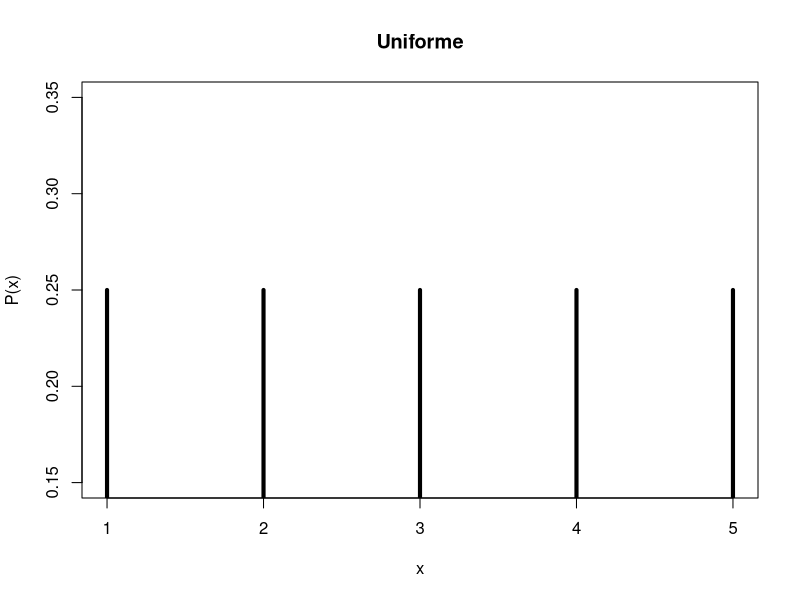
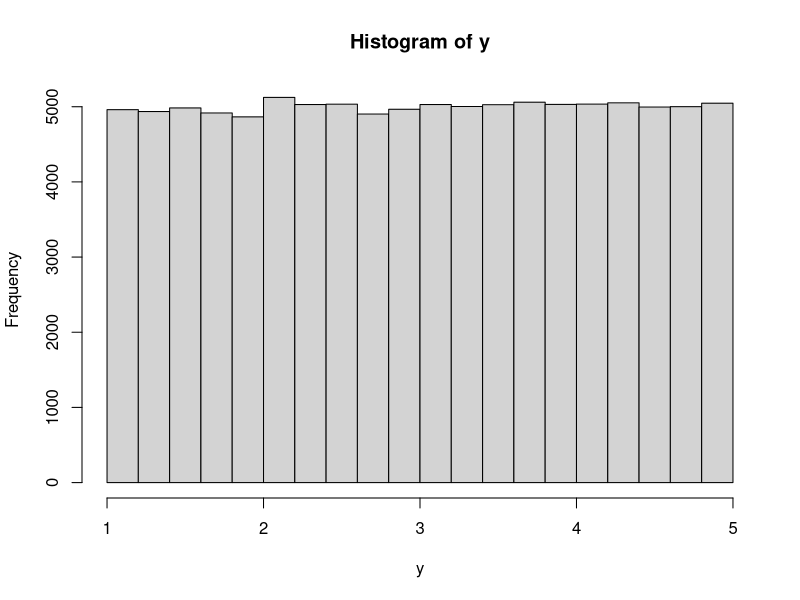
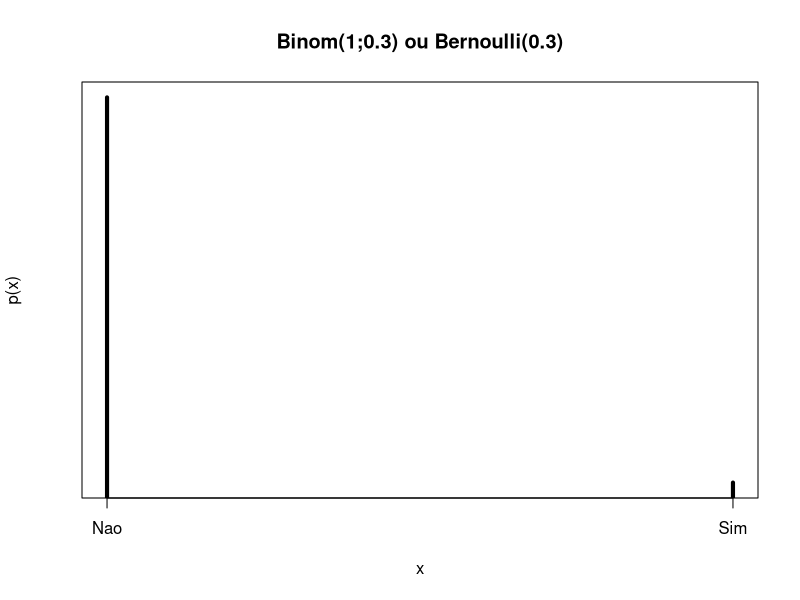
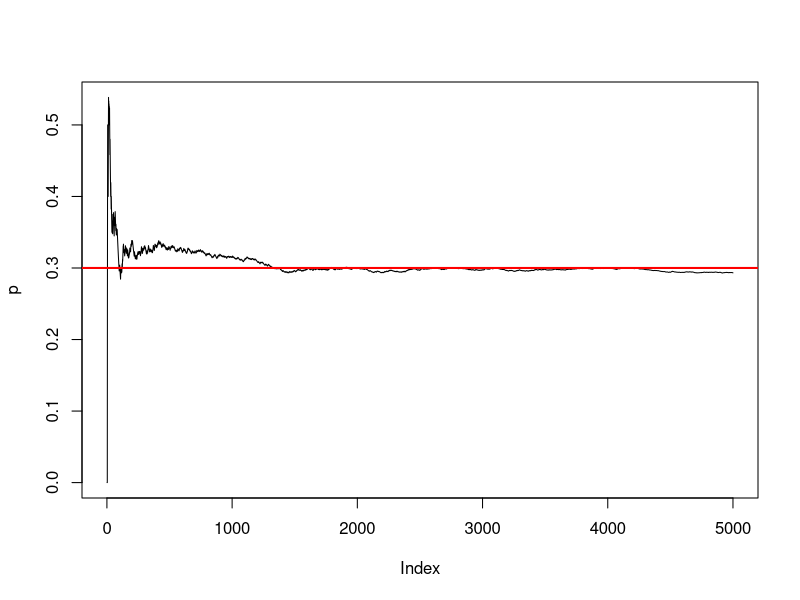
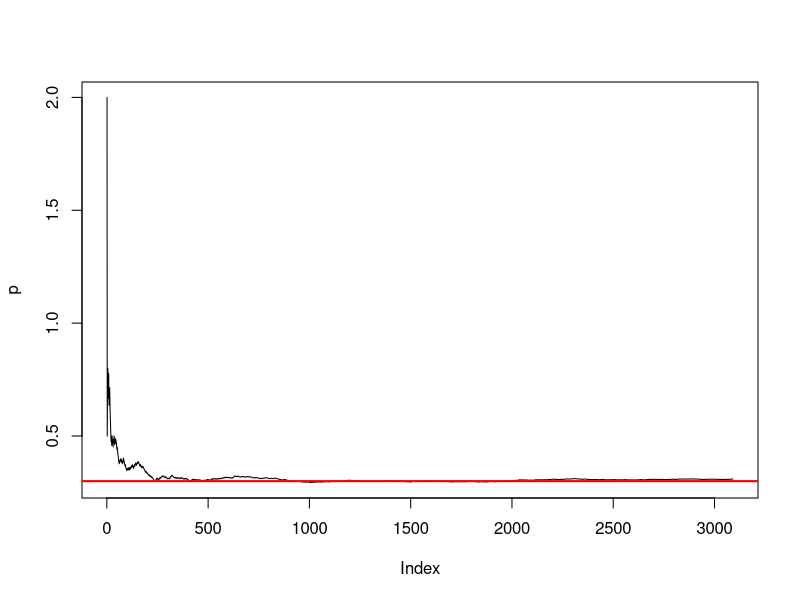
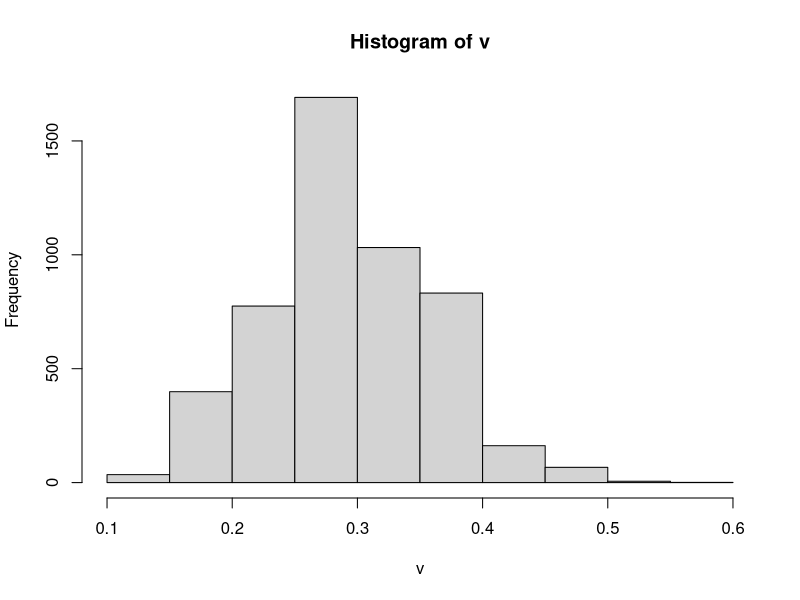
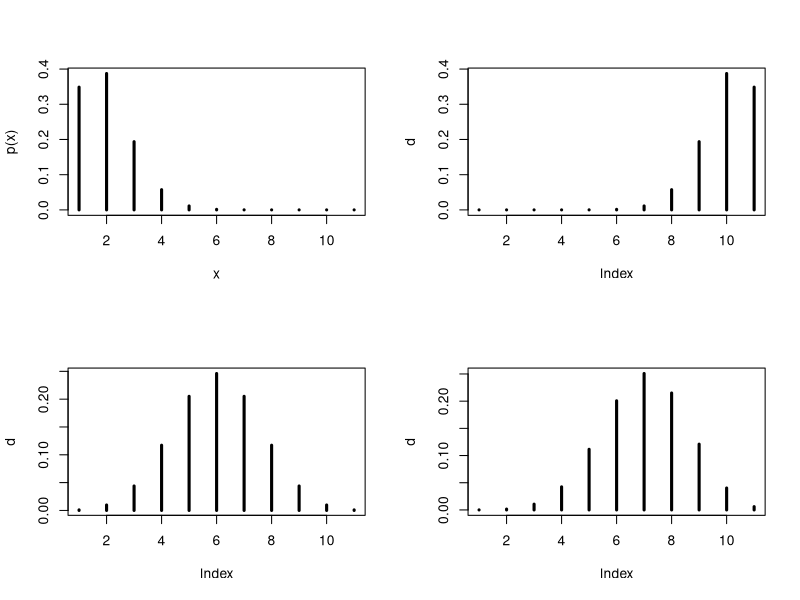
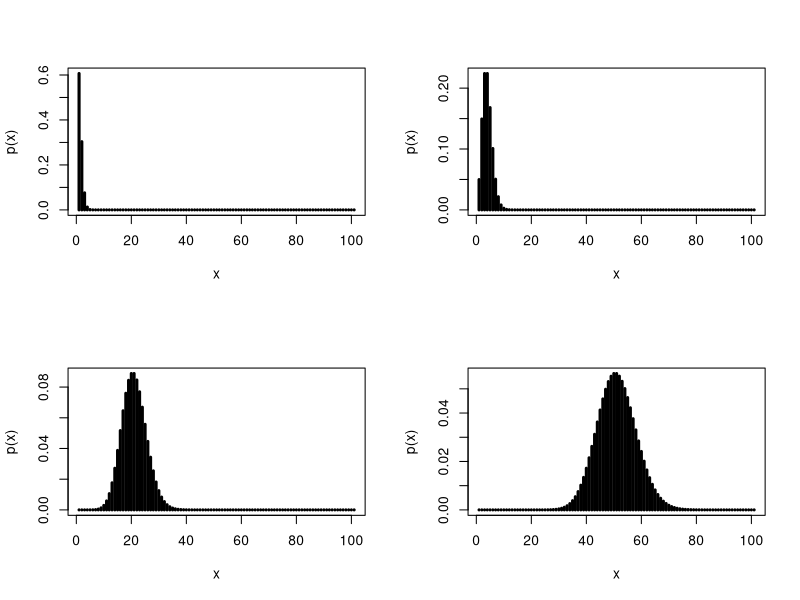

The R script that drew these images, in order:


## DISCRETAS

# Uniforme

rm(list=ls())

x=1:5
d=dunif(x,1,5) # densidades/probabilidades

plot(d, type="h", lwd=4,cex = 1.5,xlab='x',ylab='P(x)', main='Uniforme')

Fx=punif(x,1,5) # probabilidades acumuladas
Fx

y=runif(100000,1,5)
hist(y)



# Bernoulli

?rbinom

x=0:1
d=dbinom(x,size=1,prob=0.3)
d

plot(d,type='h',lwd=4,axes=FALSE,xlab='x',ylab='p(x)',main='Binom(1;0.3) ou Bernoulli(0.3)')
axis(1,1:2,c("Nao", "Sim"))
box()

y=rbinom(3,size=1,prob=0.3)
y


# Aplicação da Bernoulli:
# Verificação da probabilidade frequentista

y=vector()
p=vector()

for(i in 1:5000){
  y[i]<-rbinom(1,size=1,prob=0.3)
  p[i]= sum(y[1:i])/i
}

plot(p,type='l') 
abline(h=0.3,col='red',lwd=2)

# OU

y=vector()
p=vector()
y[1]<-rbinom(1,size=1,prob=0.3)
p[1]=2
i=1
dif=2

while(dif > 10^(-4)){
  i<-i+1
  y[i]<-rbinom(1,size=1,prob=0.3)
  p[i]= sum(y[1:i])/i
  dif=abs(p[i]-p[i-1])
}

?abs

par(mfrow=c(1,1))
plot(p,type='l') 
abline(h=0.3,col='red',lwd=2)

length(p)

?par

# Aplicação:
# Verificação empírica do Teorema do Limite Central 
# Distribuição da proporção amostral

v=vector()

n=50  # observe a distribuição/grafico com n=10, 30 e 50 

for(i in 1:5000){
  v[i]=mean(rbinom(n,size=1,prob=0.3))
}

hist(v) 

# Binomial

x=0:10

par(mfrow=c(2,2))
d=dbinom(x,size=10,prob=0.1)
plot(d,type='h',lwd=3,xlab='x',ylab='p(x)')
d=dbinom(x,size=10,prob=0.9)
plot(d,type='h',lwd=3)
d=dbinom(x,size=10,prob=0.5)
plot(d,type='h',lwd=3)
d=dbinom(x,size=10,prob=0.6)
plot(d,type='h',lwd=3)


?pbinom
d=dbinom(x,size=10,prob=0.1)
d
Fx=pbinom(x,size=10,prob=0.1)
?pbinom
Fx

# Poisson

?rpois

x=0:100

par(mfrow=c(2,2))
d=dpois(x,lambda=0.5)
plot(d,type='h',lwd=3,xlab='x',ylab='p(x)')
d=dpois(x,lambda=3)
plot(d,type='h',lwd=3,xlab='x',ylab='p(x)')
d=dpois(x,lambda=20)
plot(d,type='h',lwd=3,xlab='x',ylab='p(x)')
d=dpois(x,lambda=50)
plot(d,type='h',lwd=3,xlab='x',ylab='p(x)')


## Algumas Distribuições contínuas

# Exponencial

?rexp

par(mfrow=c(2,2))
curve(dexp(x,0.1),type='l',lwd=2,col=1,xlim=c(0,10))
curve(dexp(x,0.7),type='l',lwd=2,col=1,xlim=c(0,10))
curve(dexp(x,7),type='l',lwd=2,col=2)
curve(dexp(x,10),type='l',lwd=2,col=2)

ppois(0, lambda = 2)
ppois(1, lambda = 2)
dpois(0, lambda = 2) + dpois(1, lambda = 2)

?ppois

# gerando amostras

y=rexp(100000,0.1)
mean(y)


# cálculo de probabilidade

pexp(4,0.7)-pexp(2,0.7)

# Ilustração
par(mfrow=c(1,1))
curve(dexp(x,0.7),type='l',lwd=2,col=1,xlim=c(0,10))
abline(h=0,lwd=2)
polygon(x = c(2, seq(2, 4, length.out = 100), 4),
        y = c(0, dexp(seq(2, 4, length.out = 100),0.7), 0),
        col = "red")


# normal


?rnorm

par(mfrow=c(1,1))
curve(dnorm(x,0,1),type='l',lwd=2,col=1,xlim=c(-5,5),ylim=c(0,0.9))
curve(dnorm(x,0,0.5),type='l',lwd=2,col='red',add=T)
curve(dnorm(x,0,2),type='l',lwd=2,col='blue',add=T)
curve(dnorm(x,0,3),type='l',lwd=2,col='green',add=T)


par(mfrow=c(1,1))
curve(dnorm(x,0,1),type='l',lwd=2,col=1,xlim=c(-5,7),ylim=c(0,0.9))
curve(dnorm(x,-2,0.5),type='l',lwd=2,col='red',add=T)
curve(dnorm(x,2,2),type='l',lwd=2,col='blue',add=T)
curve(dnorm(x,0,3),type='l',lwd=2,col='green',add=T)


# cálculo de probabilidade

# normal padrão

pnorm(1.96,mean=0,sd=1)
pnorm(1.96)

pnorm(-1.96) 
1-pnorm(1.96) 
1-pnorm(-1.96) 

pnorm(1.96)-pnorm(-1.96) 

# Ilustração
par(mfrow=c(1,1))
curve(dnorm(x),type='l',lwd=2,col=1,xlim=c(-4,4))
abline(h=0,lwd=2)
polygon(x = c(-1.96, seq(-1.96, 1.96, length.out = 100), 1.96),
        y = c(0, dnorm(seq(-1.96, 1.96, length.out = 100)), 0),
        col = "red")



# cálculo de probabilidade

# com média e variância qualquer


pnorm(8,mean=5,sd=2)
pnorm(8,5,2)

pnorm(6,5,2) 


pnorm(8,5,2)-pnorm(6,5,2) 

# Ilustração
par(mfrow=c(1,1))
curve(dnorm(x,5,2),type='l',lwd=2,col=1,xlim=c(-2,12))
abline(h=0,lwd=2)
polygon(x = c(6, seq(6, 8, length.out = 100), 8),
        y = c(0, dnorm(seq(6, 8, length.out = 100),5,2), 0),
        col = "red")



## Outra verificação empírica do Teorema do Limite Central

## A distribuição da média amostral é
## normal ou aproximadamente normal
## com média igual a média da população
## e variância igual a variância da população
## dividida por n (tamanho da amostra)


# amostras de uma poisson
medias=vector()
par(mfrow=c(2,3))
n=c(3,5,7,10,15,30)

for(j in 1:length(n))
{
  for(i in 1:5000){
    medias[i] = mean(rpois(n[j],1)) # a medida que a amostra aumenta 'melhora'
  }
  m=round(mean(medias),digits=4)
  var=round(var(medias),digits=4)
  hist(medias,main=paste0('n=',n[j],', m=',m, ', v=',var),prob=TRUE)
  lines(density(medias),col='red',lwd=2)
}

1 # média
1/30 # variância

